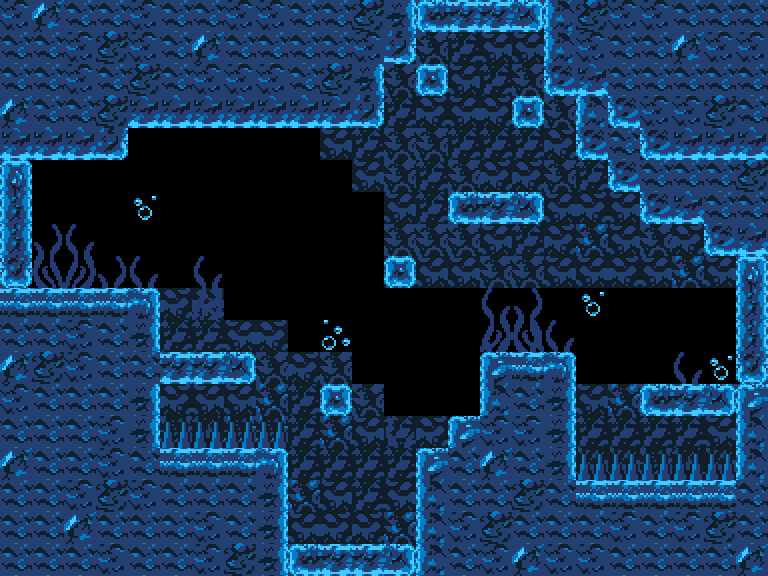

This is a level from a 2D game, rendered from its Tiled map with the project's own tilesets. A one-line summary and the map file follow, with tile-layer data summarised:
An orthogonal 24x18 tile map with 32x32 px tiles, 13 tile layers (decoration, seaweed, blocks, platforms, ...) and 6 objects (playerSpawnRight, playerSpawnLeft, playerSpawn, playerSpawnUp, playerSpawnDown, ...).

<map version="1.5" tiledversion="1.6.0" orientation="orthogonal" renderorder="right-down" width="24" height="18" tilewidth="32" tileheight="32" infinite="0" nextlayerid="19" nextobjectid="13">
 <editorsettings>
  <export target="waterUpRightDownLeft.json" format="json" />
 </editorsettings>
 <tileset firstgid="1" name="waterTileset" tilewidth="32" tileheight="32" tilecount="400" columns="20">
  <image source="waterTileset.png" trans="000000" width="640" height="640" />
  <tile id="0">
   <properties>
    <property name="collides" type="bool" value="true" />
   </properties>
  </tile>
  <tile id="1">
   <properties>
    <property name="collides" type="bool" value="true" />
   </properties>
  </tile>
  <tile id="2">
   <properties>
    <property name="collides" type="bool" value="true" />
   </properties>
  </tile>
  <tile id="3">
   <properties>
    <property name="collides" type="bool" value="true" />
   </properties>
  </tile>
  <tile id="9">
   <properties>
    <property name="collides" type="bool" value="true" />
   </properties>
  </tile>
  <tile id="10">
   <properties>
    <property name="collides" type="bool" value="true" />
   </properties>
  </tile>
  <tile id="11">
   <properties>
    <property name="collides" type="bool" value="true" />
   </properties>
  </tile>
  <tile id="12">
   <properties>
    <property name="collides" type="bool" value="true" />
   </properties>
  </tile>
  <tile id="20">
   <properties>
    <property name="collides" type="bool" value="true" />
   </properties>
  </tile>
  <tile id="21">
   <properties>
    <property name="collides" type="bool" value="true" />
   </properties>
  </tile>
  <tile id="22">
   <properties>
    <property name="collides" type="bool" value="true" />
   </properties>
  </tile>
  <tile id="23">
   <properties>
    <property name="collides" type="bool" value="true" />
   </properties>
  </tile>
  <tile id="29">
   <properties>
    <property name="collides" type="bool" value="true" />
   </properties>
  </tile>
  <tile id="30">
   <properties>
    <property name="collides" type="bool" value="true" />
   </properties>
  </tile>
  <tile id="31">
   <properties>
    <property name="collides" type="bool" value="true" />
   </properties>
  </tile>
  <tile id="32">
   <properties>
    <property name="collides" type="bool" value="true" />
   </properties>
  </tile>
  <tile id="40">
   <properties>
    <property name="collides" type="bool" value="true" />
   </properties>
  </tile>
  <tile id="41">
   <properties>
    <property name="collides" type="bool" value="true" />
   </properties>
  </tile>
  <tile id="42">
   <properties>
    <property name="collides" type="bool" value="true" />
   </properties>
  </tile>
  <tile id="43">
   <properties>
    <property name="collides" type="bool" value="true" />
   </properties>
  </tile>
  <tile id="49">
   <properties>
    <property name="collides" type="bool" value="true" />
   </properties>
  </tile>
  <tile id="50">
   <properties>
    <property name="collides" type="bool" value="true" />
   </properties>
  </tile>
  <tile id="51">
   <properties>
    <property name="collides" type="bool" value="true" />
   </properties>
  </tile>
  <tile id="52">
   <properties>
    <property name="collides" type="bool" value="true" />
   </properties>
  </tile>
  <tile id="60">
   <properties>
    <property name="collides" type="bool" value="true" />
   </properties>
  </tile>
  <tile id="61">
   <properties>
    <property name="collides" type="bool" value="true" />
   </properties>
  </tile>
  <tile id="62">
   <properties>
    <property name="collides" type="bool" value="true" />
   </properties>
  </tile>
  <tile id="63">
   <properties>
    <property name="collides" type="bool" value="true" />
   </properties>
  </tile>
  <tile id="69">
   <properties>
    <property name="collides" type="bool" value="true" />
   </properties>
  </tile>
  <tile id="70">
   <properties>
    <property name="collides" type="bool" value="true" />
   </properties>
  </tile>
  <tile id="71">
   <properties>
    <property name="collides" type="bool" value="true" />
   </properties>
  </tile>
  <tile id="72">
   <properties>
    <property name="collides" type="bool" value="true" />
   </properties>
  </tile>
  <tile id="85">
   <properties>
    <property name="collides" type="bool" value="true" />
   </properties>
  </tile>
  <tile id="86">
   <properties>
    <property name="collides" type="bool" value="true" />
   </properties>
  </tile>
  <tile id="87">
   <properties>
    <property name="collides" type="bool" value="true" />
   </properties>
  </tile>
  <tile id="88">
   <properties>
    <property name="collides" type="bool" value="true" />
   </properties>
  </tile>
  <tile id="93">
   <properties>
    <property name="collides" type="bool" value="true" />
   </properties>
  </tile>
  <tile id="94">
   <properties>
    <property name="collides" type="bool" value="true" />
   </properties>
  </tile>
  <tile id="95">
   <properties>
    <property name="collides" type="bool" value="true" />
   </properties>
  </tile>
  <tile id="96">
   <properties>
    <property name="collides" type="bool" value="true" />
   </properties>
  </tile>
  <tile id="105">
   <properties>
    <property name="collides" type="bool" value="true" />
   </properties>
  </tile>
  <tile id="106">
   <properties>
    <property name="collides" type="bool" value="true" />
   </properties>
  </tile>
  <tile id="107">
   <properties>
    <property name="collides" type="bool" value="true" />
   </properties>
  </tile>
  <tile id="108">
   <properties>
    <property name="collides" type="bool" value="true" />
   </properties>
  </tile>
  <tile id="113">
   <properties>
    <property name="collides" type="bool" value="true" />
   </properties>
  </tile>
  <tile id="114">
   <properties>
    <property name="collides" type="bool" value="true" />
   </properties>
  </tile>
  <tile id="115">
   <properties>
    <property name="collides" type="bool" value="true" />
   </properties>
  </tile>
  <tile id="116">
   <properties>
    <property name="collides" type="bool" value="true" />
   </properties>
  </tile>
  <tile id="125">
   <properties>
    <property name="collides" type="bool" value="true" />
   </properties>
  </tile>
  <tile id="126">
   <properties>
    <property name="collides" type="bool" value="true" />
   </properties>
  </tile>
  <tile id="127">
   <properties>
    <property name="collides" type="bool" value="true" />
   </properties>
  </tile>
  <tile id="128">
   <properties>
    <property name="collides" type="bool" value="true" />
   </properties>
  </tile>
  <tile id="133">
   <properties>
    <property name="collides" type="bool" value="true" />
   </properties>
  </tile>
  <tile id="134">
   <properties>
    <property name="collides" type="bool" value="true" />
   </properties>
  </tile>
  <tile id="135">
   <properties>
    <property name="collides" type="bool" value="true" />
   </properties>
  </tile>
  <tile id="136">
   <properties>
    <property name="collides" type="bool" value="true" />
   </properties>
  </tile>
  <tile id="145">
   <properties>
    <property name="collides" type="bool" value="true" />
   </properties>
  </tile>
  <tile id="146">
   <properties>
    <property name="collides" type="bool" value="true" />
   </properties>
  </tile>
  <tile id="147">
   <properties>
    <property name="collides" type="bool" value="true" />
   </properties>
  </tile>
  <tile id="148">
   <properties>
    <property name="collides" type="bool" value="true" />
   </properties>
  </tile>
  <tile id="153">
   <properties>
    <property name="collides" type="bool" value="true" />
   </properties>
  </tile>
  <tile id="154">
   <properties>
    <property name="collides" type="bool" value="true" />
   </properties>
  </tile>
  <tile id="155">
   <properties>
    <property name="collides" type="bool" value="true" />
   </properties>
  </tile>
  <tile id="156">
   <properties>
    <property name="collides" type="bool" value="true" />
   </properties>
  </tile>
  <tile id="160">
   <properties>
    <property name="collides" type="bool" value="true" />
   </properties>
  </tile>
  <tile id="169">
   <properties>
    <property name="collides" type="bool" value="true" />
   </properties>
  </tile>
  <tile id="170">
   <properties>
    <property name="collides" type="bool" value="true" />
   </properties>
  </tile>
  <tile id="171">
   <properties>
    <property name="collides" type="bool" value="true" />
   </properties>
  </tile>
  <tile id="172">
   <properties>
    <property name="collides" type="bool" value="true" />
   </properties>
  </tile>
  <tile id="189">
   <properties>
    <property name="collides" type="bool" value="true" />
   </properties>
  </tile>
  <tile id="190">
   <properties>
    <property name="collides" type="bool" value="true" />
   </properties>
  </tile>
  <tile id="191">
   <properties>
    <property name="collides" type="bool" value="true" />
   </properties>
  </tile>
  <tile id="192">
   <properties>
    <property name="collides" type="bool" value="true" />
   </properties>
  </tile>
  <tile id="209">
   <properties>
    <property name="collides" type="bool" value="true" />
   </properties>
  </tile>
  <tile id="210">
   <properties>
    <property name="collides" type="bool" value="true" />
   </properties>
  </tile>
  <tile id="211">
   <properties>
    <property name="collides" type="bool" value="true" />
   </properties>
  </tile>
  <tile id="212">
   <properties>
    <property name="collides" type="bool" value="true" />
   </properties>
  </tile>
  <tile id="229">
   <properties>
    <property name="collides" type="bool" value="true" />
   </properties>
  </tile>
  <tile id="230">
   <properties>
    <property name="collides" type="bool" value="true" />
   </properties>
  </tile>
  <tile id="231">
   <properties>
    <property name="collides" type="bool" value="true" />
   </properties>
  </tile>
  <tile id="232">
   <properties>
    <property name="collides" type="bool" value="true" />
   </properties>
  </tile>
 </tileset>
 <layer id="4" name="decoration" width="24" height="18">
  <data>[432 cells, 178 non-empty, 11 distinct tile ids]</data>
 </layer>
 <layer id="9" name="seaweed" width="24" height="18">
  <data>[432 cells, 9 non-empty, 4 distinct tile ids]</data>
 </layer>
 <layer id="1" name="blocks" width="24" height="18">
  <properties>
   <property name="collides" type="bool" value="true" />
  </properties>
  <data>[432 cells, 226 non-empty, 17 distinct tile ids]</data>
 </layer>
 <layer id="15" name="platforms" width="24" height="18">
  <properties>
   <property name="collides" type="bool" value="true" />
  </properties>
  <data>[432 cells, 4 non-empty, 4 distinct tile ids]</data>
 </layer>
 <layer id="8" name="hazards" width="24" height="18">
  <properties>
   <property name="collides" type="bool" value="true" />
  </properties>
  <data>[432 cells, 9 non-empty, 1 distinct tile ids]</data>
 </layer>
 <layer id="12" name="leftPipe" width="24" height="18">
  <data>[432 cells, 4 non-empty, 4 distinct tile ids]</data>
 </layer>
 <layer id="2" name="leftDoor" width="24" height="18">
  <properties>
   <property name="collides" type="bool" value="true" />
  </properties>
  <data>[432 cells, 4 non-empty, 3 distinct tile ids]</data>
 </layer>
 <layer id="13" name="rightPipe" width="24" height="18">
  <data>[432 cells, 4 non-empty, 4 distinct tile ids]</data>
 </layer>
 <layer id="3" name="rightDoor" width="24" height="18">
  <properties>
   <property name="collides" type="bool" value="true" />
  </properties>
  <data>[432 cells, 4 non-empty, 3 distinct tile ids]</data>
 </layer>
 <layer id="17" name="downPipe" width="24" height="18">
  <data>[432 cells, 4 non-empty, 4 distinct tile ids]</data>
 </layer>
 <layer id="14" name="downDoor" width="24" height="18">
  <properties>
   <property name="collides" type="bool" value="true" />
  </properties>
  <data>[432 cells, 4 non-empty, 3 distinct tile ids]</data>
 </layer>
 <layer id="18" name="upPipe" width="24" height="18">
  <data>[432 cells, 4 non-empty, 4 distinct tile ids]</data>
 </layer>
 <layer id="16" name="upDoor" width="24" height="18">
  <properties>
   <property name="collides" type="bool" value="true" />
  </properties>
  <data>[432 cells, 4 non-empty, 3 distinct tile ids]</data>
 </layer>
 <objectgroup id="10" name="playerSpawns">
  <object id="1" name="playerSpawnRight" x="736" y="352">
   <point />
  </object>
  <object id="3" name="playerSpawnLeft" x="0" y="256">
   <point />
  </object>
  <object id="4" name="playerSpawn" x="128" y="256">
   <point />
  </object>
  <object id="9" name="playerSpawnUp" x="448" y="0">
   <point />
  </object>
  <object id="12" name="playerSpawnDown" x="320" y="544">
   <point />
  </object>
 </objectgroup>
 <objectgroup id="11" name="enemySpawns">
  <object id="6" name="saw" x="176" y="272">
   <polygon points="0,0 224,160 320,64 128,-64" />
  </object>
 </objectgroup>
</map>
